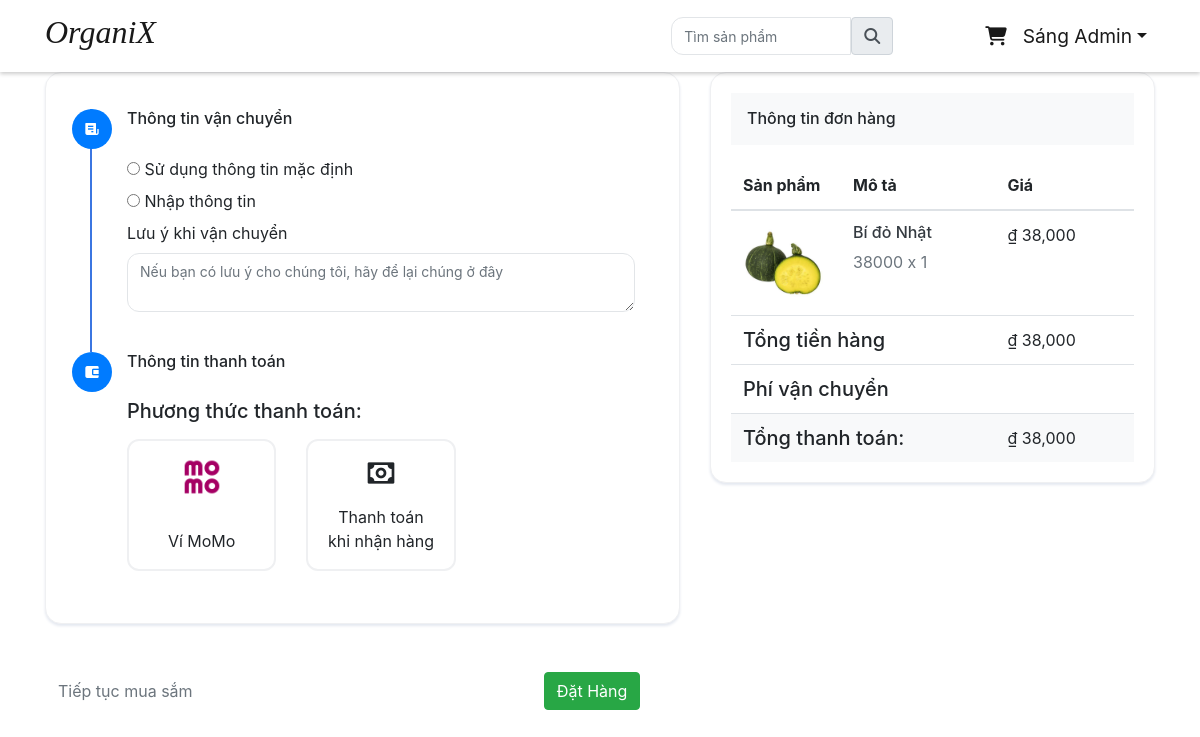
The app's page /checkout (signed in) with its own data.
### accounts/models.py (models this page shows, shortened)
class Account(AbstractBaseUser):
    name = models.CharField(max_length=50)
    email = models.EmailField(max_length=100, unique=True)
    phone = models.CharField(max_length=10)
    gender = models.CharField(max_length=15, choices = Gender.choices, default = Gender.not_specified)
    date_joined = models.DateTimeField(auto_now_add=True)
    last_login = models.DateTimeField(auto_now_add=True)
    is_admin = models.BooleanField(default=False)
    is_staff = models.BooleanField(default=False)
    is_active = models.BooleanField(default=False)
    is_superadmin = models.BooleanField(default=False)
    USERNAME_FIELD = 'email'    # Trường quyêt định khi login
    REQUIRED_FIELDS = ['name']    # Các trường yêu cầu khi đk tài khoản (mặc định đã có email), mặc định có password
    objects = MyAccountManager()

### store/models/carts.py (models this page shows, shortened)
class Cart(models.Model):
    account = models.ForeignKey(Account, on_delete=models.CASCADE)
    product = models.ForeignKey(Product, on_delete=models.CASCADE)
    product_qty = models.IntegerField(null=False, blank=False)
    created_at = models.DateTimeField(default=timezone.localtime)

### store/models/products.py (models this page shows, shortened)
class Product(models.Model):
	category = models.ForeignKey(Category, on_delete=models.CASCADE, default=1)
	slug = models.CharField(default='', max_length=150, null=False, blank=False)
	name = models.CharField(max_length=150, null=False, blank=False)
	unit = models.CharField(max_length=30, null=False, blank=False, default='sản phẩm')
	original_price = models.IntegerField(default=0, null=False, blank=False)
	sale_price = models.IntegerField(default=0, null=False, blank=False)
	stock = models.IntegerField(default=0,null=False, blank=False)
	image = models.ImageField(upload_to=get_file_path, null=True, blank=True)
	status = models.BooleanField(default=False, help_text="0=default, 1=Hidden")
	created_at = models.DateTimeField(auto_now_add=True)
	modified_at = models.DateTimeField(auto_now=True)

### store/views/checkout.py (the view, shortened to what this page needs)
# urls.py: path('checkout', login_required(CheckOut.as_view(), login_url='/accounts/login?next=/store') , name='checkout'),
class CheckOut(View):
    def get(self , request):
        user = request.user
        address = Address.objects.filter(account = user).first()
        ward = Ward.objects.get(pk=address.ward).name_with_type
        district = District.objects.get(pk=address.district).name_with_type
        city = City.objects.get(pk=address.city).name_with_type
        address = f"{address.specific_address}, {ward}, {district}, {city}"
        products = cart.objects.filter(account = request.user)
        if not products:
            return redirect('cart')
        total = 0
        for product in products:
            sub_total = 1
            sub_total *= product.product.sale_price * product.product_qty
            product.sub_total = sub_total
            total += sub_total
        return render(request , 'check_out.html', {'products' : products, 'total': total, 'address': address})

### templates/check_out.html (shortened to what this page needs)
{% extends 'base.html' %}
{% load static %}
{% block content %}
{% load custom_filter %}
<link rel="stylesheet"
    href="https://cdnjs.cloudflare.com/ajax/libs/MaterialDesign-Webfont/5.3.45/css/materialdesignicons.css"
 />
<link href='https://unpkg.com/boxicons@2.1.4/css/boxicons.min.css' rel='stylesheet'>
<link rel="stylesheet" href="../static/css/checkout.css">
<div class="container">
    <div class="row">
        <div class="col-xl-7">
            <div class="card">
                <div class="card-body">
                    <form>
                        <ol class="activity-checkout mb-0 px-4 mt-3">
                            <li class="checkout-item">
                                <div class="avatar checkout-icon p-1">
                                    <div class="avatar-title rounded-circle bg-primary">
                                        <i class="bx bxs-receipt text-white font-size-20"></i>
                                    </div>
                                </div>
                                <div class="feed-item-list">
                                    <div>
                                        <h5 class="font-size-16 mb-1">Thông tin vận chuyển</h5>
                                        <br>
                                        <div class="mb-3">
                                            <div>
                                                <div>
                                                    <input type="radio" id="defaultInfo" name="infor_type"
                                                        value="defaultInfo"
                                                        onclick="document.getElementById('get_infor_type').value=this.value;
                                                                $('#defaultInfo_area').prop('hidden', false);
                                                                $('#manualInfo_area').prop('hidden', true);">
                                                    <label for="defaultInfo">Sử dụng thông tin mặc định</label>
                                                    <br>
                                                    <input type="radio" id="manualInfo" name="infor_type"
                                                        value="manualInfo"
                                                        onclick="document.getElementById('get_infor_type').value=this.value;
                                                                $('#defaultInfo_area').prop('hidden', true);
                                                                $('#manualInfo_area').prop('hidden', false);">
                                                    <label for="manualInfo">Nhập thông tin</label>
                                                </div>
                                                <div class="mb-3">
                                                    <label class="form-label" for="billing-address">Lưu ý khi vận
                                                        chuyển</label>
                                                    <textarea class="form-control" rows="2" name="note"
                                                        placeholder="Nếu bạn có lưu ý cho chúng tôi, hãy để lại chúng ở đây"></textarea>
                                                </div>
                                            </div>
                                        </div>
                                    </div>
                                </div>
                            </li>
                            <li class="checkout-item">
                                <div class="avatar checkout-icon p-1">
                                    <div class="avatar-title rounded-circle bg-primary">
                                        <i class="bx bxs-wallet-alt text-white font-size-20"></i>
                                    </div>
                                </div>
                                <div class="feed-item-list">
                                    <div>
                                        <h5 class="font-size-16 mb-1">Thông tin thanh toán</h5>
                                        <br>
                                    </div>
                                    <div>
                                        <h5 class="font-size-14 mb-3">Phương thức thanh toán:</h5>
                                        <div class="row">
                                            <div class="col-lg-4 col-sm-6">
                                                <div>
                                                    <label class="card-radio-label">
                                                        <span class="card-radio py-3 text-center text-truncate">
                                                            <img src="static/image/momo_icon_square_pinkbg@3x.png"
                                                                class="bx  h2 mb-3" width="40px">
                                                            <br>
                                                            <p></p>Ví MoMo
                                                        </span>
                                                    </label>
                                                </div>
                                            </div>
                                            <div class="col-lg-4 col-sm-6">
                                                <div>
                                                    <label class="card-radio-label">
                                                        <span title="Thanh toán khi nhận hàng"
                                                            class="card-radio py-3 text-center text-truncate">
                                                            <i class="bx bx-money d-block h2 mb-3"></i>
                                                            <span>Thanh toán<br>khi nhận hàng</span>
                                                        </span>
                                                    </label>
                                                </div>
                                            </div>
                                        </div>
                                    </div>
                                </div>
                            </li>
                        </ol>
                    </form>
                </div>
            </div>
            <div class="row my-5">
                <div class="col">
                    <a href="{% url 'homepage' %}" class="btn btn-link text-muted">
                         Tiếp tục mua sắm </a>
                </div>
                <div class="col-sm-3">
                    <div class="text-end mt-2 mt-sm-0">
                        <button class="btn btn-success checkout-btn">
                             Đặt Hàng </button>
                    </div>
                </div>
            </div>
        </div>
        <div class="col-xl-5">
            <div class="card checkout-order-summary">
                <div class="card-body">
                    <div class="p-3 bg-light mb-3">
                        <h5 class="font-size-16 mb-0">Thông tin đơn hàng</h5>
                    </div>
                    <div class="table-responsive">
                        <table class="table table-centered mb-0 table-nowrap">
                            <thead>
                                <tr>
                                    <th class="border-top-0" style="width: 110px;" scope="col">Sản phẩm</th>
                                    <th class="border-top-0" scope="col">Mô tả</th>
                                    <th class="border-top-0" scope="col">Giá</th>
                                </tr>
                            </thead>
                            <tbody>
                                {% for item in products %}
                                <tr>
                                    <th scope="row"><img src="{{item.product.image.url}}" alt="product-img"
                                            title="product-img" class="avatar-lg rounded"></th>
                                    <td>
                                        <h5 class="font-size-16 text-truncate"><a href="#"
                                                class="text-dark">{{item.product.name}}</a></h5>
                                        <p class="text-muted mb-0 mt-1">{{item.product.sale_price}} x
                                            {{item.product_qty}}</p>
                                    </td>
                                    <td>{{item.sub_total|currency}}</td>
                                </tr>
                                {% endfor %}
                                <tr>
                                    <td colspan="2">
                                        <h5 class="font-size-14 m-0">Tổng tiền hàng</h5>
                                    </td>
                                    <td>
                                        {{total|currency}}
                                    </td>
                                </tr>
                                <tr>
                                    <td colspan="2">
                                        <h5 class="font-size-14 m-0">Phí vận chuyển</h5>
                                    </td>
                                    <td>
                                    </td>
                                </tr>
                                <tr class="bg-light">
                                    <td colspan="2">
                                        <h5 class="font-size-14 m-0">Tổng thanh toán:</h5>
                                    </td>
                                    <td>
                                        {{total|currency}}
                                    </td>
                                </tr>
                            </tbody>
                        </table>
                    </div>
                </div>
            </div>
        </div>
    </div>
</div>
{% endblock content %}

### templates/nav.html (shortened to what this page needs)
<nav class="navbar navbar-expand-lg navbar-light bg-white shadow-sm sticky-top">
    <div class="container">
        <a class="navbar-brand" href="/"><h2 class="text">OrganiX</h2></a>
        <div class="search-bar">
            <form action="{% url 'search' %}" method="POST">
                <div class="input-group">
                    <input type="text" class="form-control" id="searchproducts" name="product-searched" placeholder="Tìm sản phẩm">
                    <button type="submit" class="input-group-text" id="basic-addon1"><i class="fa fa-search"></i></button>
                </div>
            </form>
        </div>
        <div class="collapse navbar-collapse justify-content-end" id="navbarSupportedContent">
            <ul class=" navbar-nav ms-auto">
                {% if user.is_authenticated %}
                <li class="nav-item active">
                    <a class="nav-link" href="/cart"><i class="fa-solid fa-cart-shopping"></i>
                    </a>
                </li>
                <li class="nav-item dropdown">
                    <a id="dropdownMenu1" href="#" data-toggle="dropdown" aria-haspopup="true" aria-expanded="false"
                        class="nav-link dropdown-toggle active">{{request.user.name}}</a>
                </li>
                {% endif %}
            </ul>
        </div>
    </div>
</nav>

### records on screen
Account: user.name "Sáng Admin"
Cart: product.image (picture), product.name "Bí đỏ Nhật", product.sale_price "38000", product_qty "1", sub_total "₫ 38,000"

### other values on screen
{{ total|currency }} "₫ 38,000"
